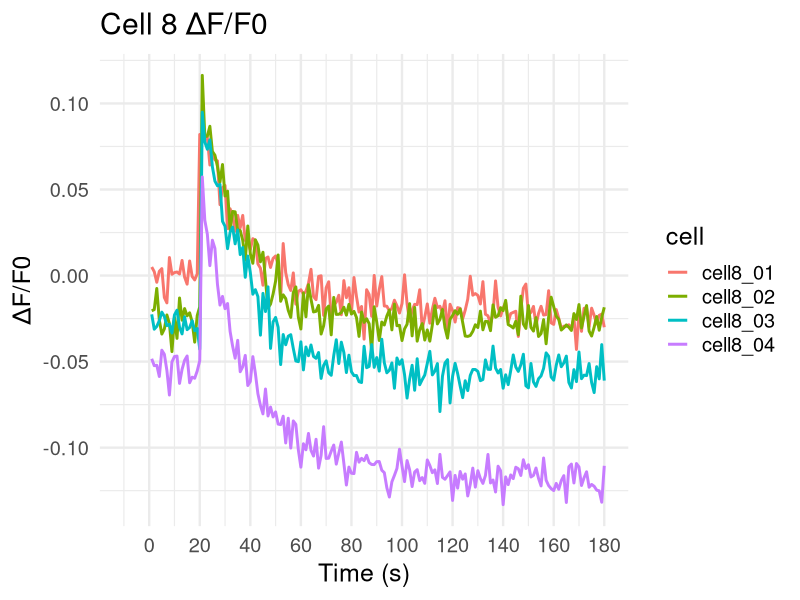

This figure's R source:
# Flyo-4 and Fura Red data analysis, uncaging with different stimulation power
# Copyright © 2020 Borys Olifirov

require(ggplot2)
require(dplyr)
# require(magrittr)

setwd('/home/astria/bio/note/projects/0_2020_hek_transient/experiments/12_12_2020_without_np/scripts')

df <- read.csv('results_8.csv')
f_0 <- mean(df$int[df$time >= 1 & df$time <= 15 & df$cell == 'cell8_01'])

deltaF <- function(f, f0){return((f-f0)/f0)}

df.01 <- subset(df, cell == 'cell8_01')
df.02 <- subset(df, cell == 'cell8_02')
df.03 <- subset(df, cell == 'cell8_03')
df.04 <- subset(df, cell == 'cell8_04')

df.01$delta <- deltaF(df.01$int, f_0)
df.02$delta <- deltaF(df.02$int, f_0)
df.03$delta <- deltaF(df.03$int, f_0)
df.04$delta <- deltaF(df.04$int, f_0)

l.size <- 1

ggplot() +
  geom_line(data = df.01, aes(x = time, y = delta, color = cell), size = l.size) +
  geom_line(data = df.02, aes(x = time, y = delta, color = cell), size = l.size) +
  geom_line(data = df.03, aes(x = time, y = delta, color = cell), size = l.size) +
  geom_line(data = df.04, aes(x = time, y = delta, color = cell), size = l.size) +
  scale_x_continuous(limits = c(-10, 180),
                     breaks = seq(0, 180, 20)) +
  labs(y ='ΔF/F0', x = 'Time (s)',
       title = 'Cell 8 ΔF/F0') +
  theme_minimal(base_size = 18)